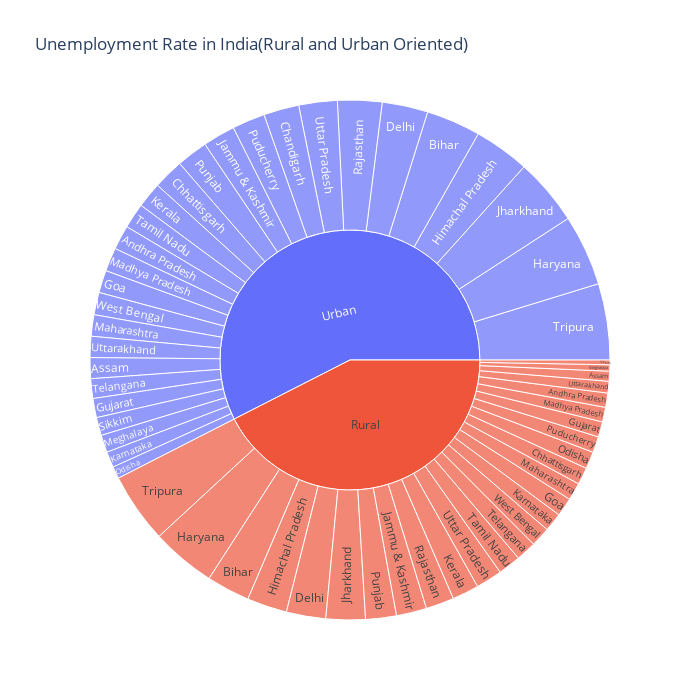

The code cell stored with this chart in its notebook:
### Code cell
unemployment= df1[["Area","Region","Estimated Unemployment Rate (%)"]]
figure=px.sunburst(unemployment, path=["Area","Region"], values="Estimated Unemployment Rate (%)",
                  width=700, height=700,color_continuous_scale="RdY1Gn",
                   title="Unemployment Rate in India(Rural and Urban Oriented)")
figure.show()

### Figure 1 — Plotly figure (JSON) as saved in the notebook; plotly's stock layout.template omitted (floating-point values rounded to 4 significant figures)
{"data": [{"branchvalues": "total", "domain": {"x": [0, 1], "y": [0, 1]}, "hovertemplate": "labels=%{label}<br>Estimated Unemployment Rate (%)=%{value}<br>parent=%{parent}<br>id=%{id}<extra></extra>", "ids": ["Rural/Andhra Pradesh", "Urban/Andhra Pradesh", "Rural/Assam", "Urban/Assam", "Rural/Bihar", "Urban/Bihar", "Urban/Chandigarh", "Rural/Chhattisgarh", "Urban/Chhattisgarh", "Rural/Delhi", "Urban/Delhi", "Rural/Goa", "Urban/Goa", "Rural/Gujarat", "Urban/Gujarat", "Rural/Haryana", "Urban/Haryana", "Rural/Himachal Pradesh", "Urban/Himachal Pradesh", "Rural/Jammu & Kashmir", "Urban/Jammu & Kashmir", "Rural/Jharkhand", "Urban/Jharkhand", "Rural/Karnataka", "Urban/Karnataka", "Rural/Kerala", "Urban/Kerala", "Rural/Madhya Pradesh", "Urban/Madhya Pradesh", "Rural/Maharashtra", "Urban/Maharashtra", "Rural/Meghalaya", "Urban/Meghalaya", "Rural/Odisha", "Urban/Odisha", "Rural/Puducherry", "Urban/Puducherry", "Rural/Punjab", "Urban/Punjab", "Rural/Rajasthan", "Urban/Rajasthan", "Rural/Sikkim", "Urban/Sikkim", "Rural/Tamil Nadu", "Urban/Tamil Nadu", "Rural/Telangana", "Urban/Telangana", "Rural/Tripura", "Urban/Tripura", "Rural/Uttar Pradesh", "Urban/Uttar Pradesh", "Rural/Uttarakhand", "Urban/Uttarakhand", "Rural/West Bengal", "Urban/West Bengal", "Rural", "Urban"], "labels": ["Andhra Pradesh", "Andhra Pradesh", "Assam", "Assam", "Bihar", "Bihar", "Chandigarh", "Chhattisgarh", "Chhattisgarh", "Delhi", "Delhi", "Goa", "Goa", "Gujarat", "Gujarat", "Haryana", "Haryana", "Himachal Pradesh", "Himachal Pradesh", "Jammu & Kashmir", "Jammu & Kashmir", "Jharkhand", "Jharkhand", "Karnataka", "Karnataka", "Kerala", "Kerala", "Madhya Pradesh", "Madhya Pradesh", "Maharashtra", "Maharashtra", "Meghalaya", "Meghalaya", "Odisha", "Odisha", "Puducherry", "Puducherry", "Punjab", "Punjab", "Rajasthan", "Rajasthan", "Sikkim", "Sikkim", "Tamil Nadu", "Tamil Nadu", "Telangana", "Telangana", "Tripura", "Tripura", "Uttar Pradesh", "Uttar Pradesh", "Uttarakhand", "Uttarakhand", "West Bengal", "West Bengal", "Rural", "Urban"], "name": "", "parents": ["Rural", "Urban", "Rural", "Urban", "Rural", "Urban", "Urban", "Rural", "Urban", "Rural", "Urban", "Rural", "Urban", "Rural", "Urban", "Rural", "Urban", "Rural", "Urban", "Rural", "Urban", "Rural", "Urban", "Rural", "Urban", "Rural", "Urban", "Rural", "Urban", "Rural", "Urban", "Rural", "Urban", "Rural", "Urban", "Rural", "Urban", "Rural", "Urban", "Rural", "Urban", "Rural", "Urban", "Rural", "Urban", "Rural", "Urban", "Rural", "Urban", "Rural", "Urban", "Rural", "Urban", "Rural", "Urban", "", ""], "type": "sunburst", "values": [77.37, 132.0, 53.89, 113.2, 234.8, 294.9, 191.9, 92.8, 165.9, 213.6, 248.2, 100.7, 121.9, 82.84, 103.8, 350.2, 385.8, 217.1, 302.1, 164.5, 175.5, 213.1, 363.3, 101.1, 85.79, 144.8, 138.7, 79.15, 128.2, 95.34, 116.3, 34.65, 94.92, 92.58, 65.84, 87.16, 178.4, 166.9, 169.9, 153.0, 240.7, 25.4, 97.84, 122.9, 137.1, 110.1, 106.6, 380.3, 413.5, 142.9, 208.5, 63.47, 114.3, 106.0, 121.5, 3707.0, 5016.0]}], "layout": {"height": 700, "legend": {"tracegroupgap": 0}, "title": {"text": "Unemployment Rate in India(Rural and Urban Oriented)"}, "width": 700}}
